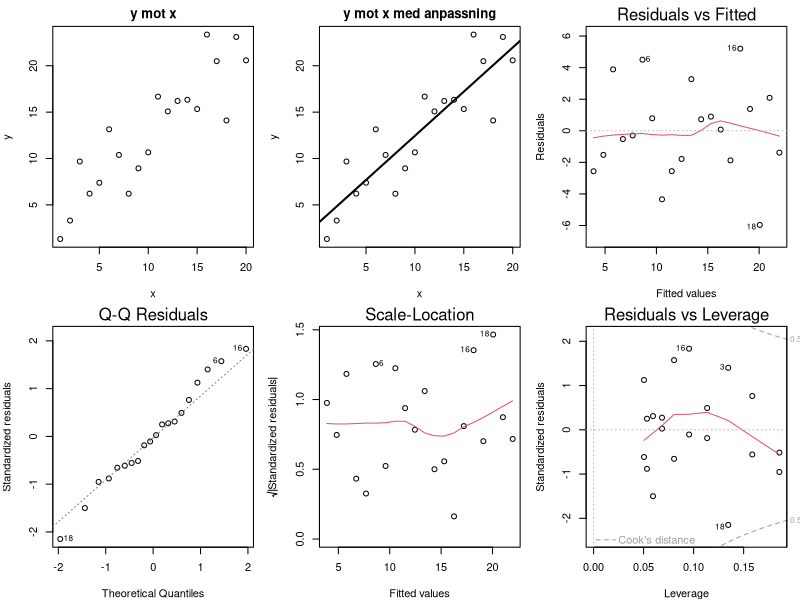
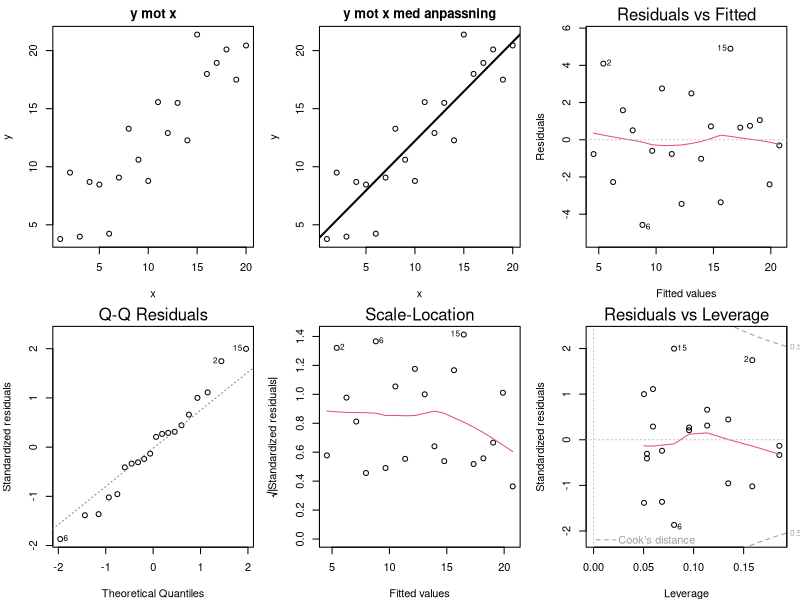
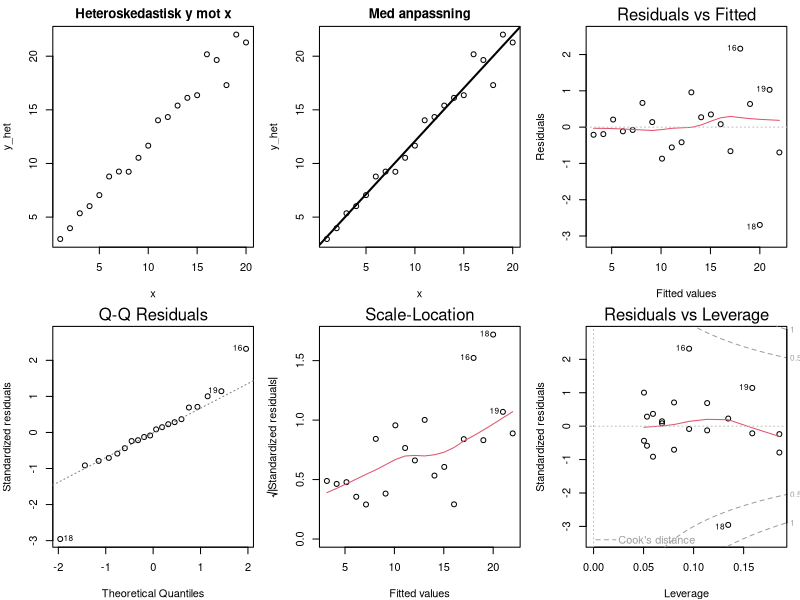
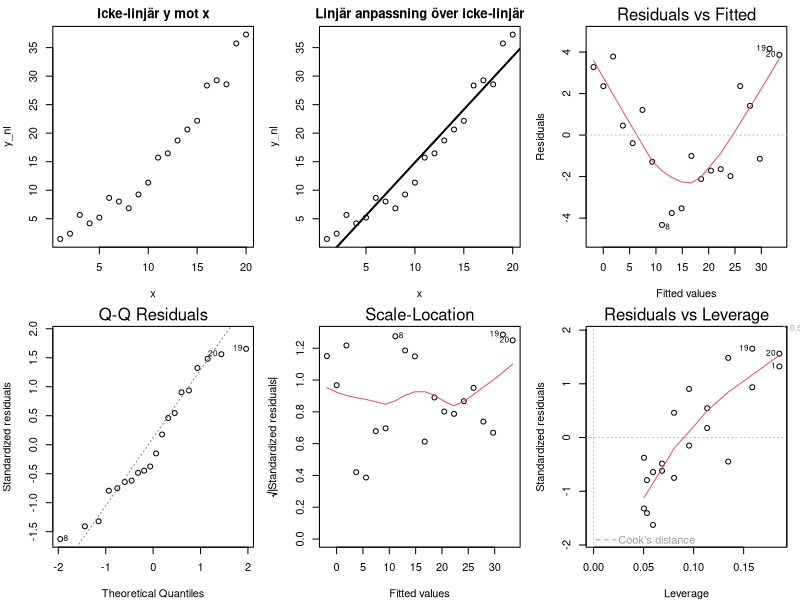
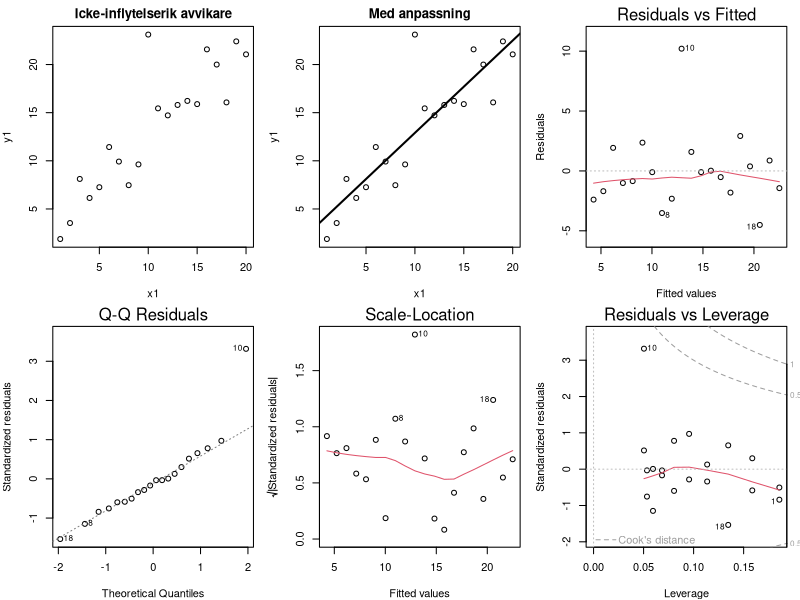
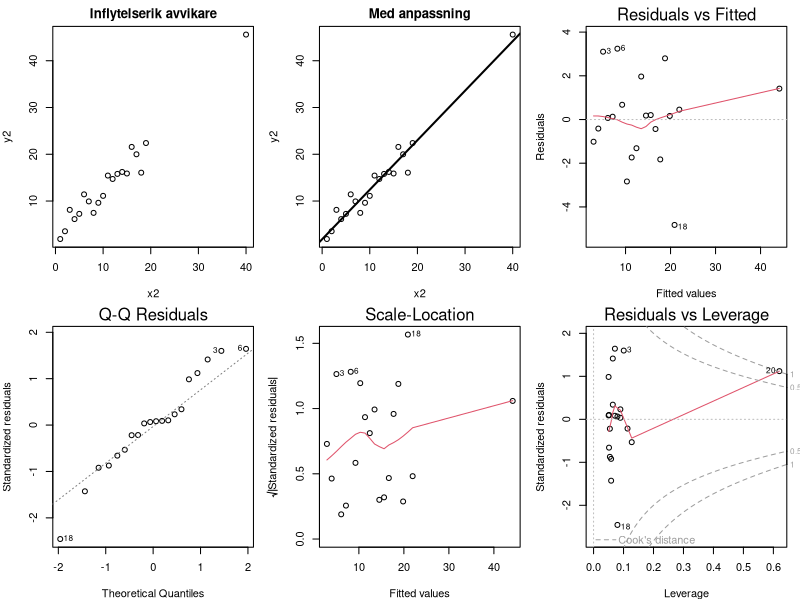
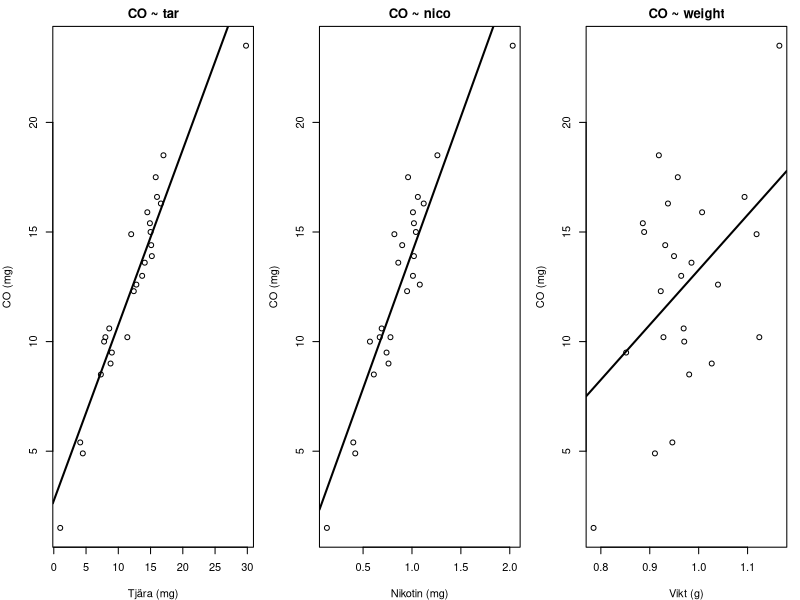
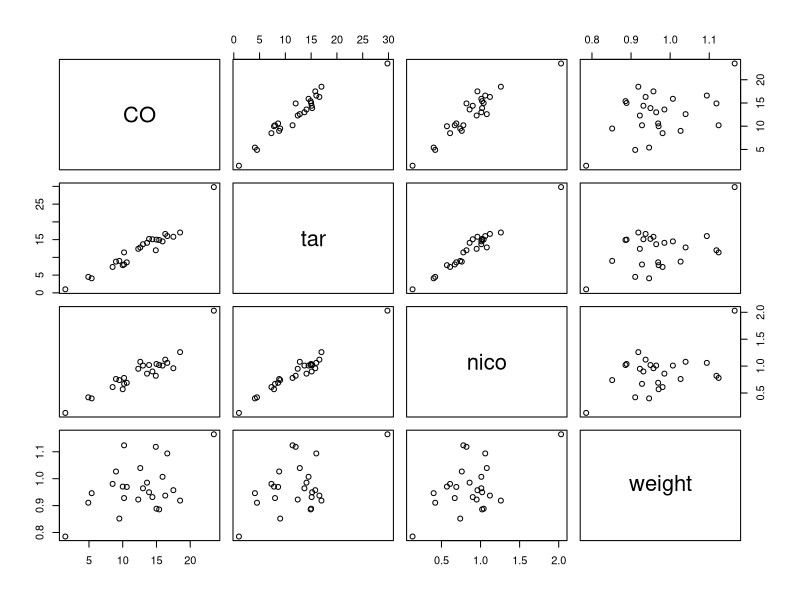

Recreate these plots in R, in order.
## ---- chunk 1
set.seed(123)                 # reproducerbart en gång 
x <- 1:20
beta0 <- 2
beta1 <- 1
sigma <- 3
eps <- rnorm(length(x), mean = 0, sd = sigma)
y <- beta0 + beta1*x + eps

fit <- lm(y ~ x)
summary(fit)
## ---- chunk 2
(ci <- confint(fit, level = 0.95))

## ---- chunk 3
op <- par(mfrow = c(2, 3), mar = c(4,4,2,1))
plot(x, y, main = "y mot x", xlab = "x", ylab = "y")
plot(x, y, main = "y mot x med anpassning", xlab = "x", ylab = "y")
abline(fit, lwd = 2)

plot(fit, which = 1)  # Residualer mot anpassade värden (Residuals vs Fitted)
plot(fit, which = 2)  # Normal Q-Q
plot(fit, which = 3)  # Scale-Location
plot(fit, which = 5)  # Residualer mot hävstång (Cook's konturer)
par(op)
## ---- chunk 4
seed <- sample(1:100, 1)
set.seed(seed)
# Simulera en ny datamängd vid varje körning och rita om diagnostiken
x <- 1:20
beta0 <- 2; beta1 <- 1; sigma <- 3
y <- beta0 + beta1*x + rnorm(length(x), 0, sigma)
fit <- lm(y ~ x)

op <- par(mfrow = c(2, 3), mar = c(4,4,2,1))
plot(x, y, main = "y mot x", xlab = "x", ylab = "y")
plot(x, y, main = "y mot x med anpassning", xlab = "x", ylab = "y"); abline(fit, lwd = 2)
plot(fit, which = 1); plot(fit, which = 2); plot(fit, which = 3); plot(fit, which = 5)
par(op)

set.seed(123)
## ---- chunk 5
set.seed(123)
x <- 1:20
beta0 <- 2; beta1 <- 1; sigma <- 0.8
y_het <- beta0 + beta1*x + rnorm(length(x), 0, sigma * (x/mean(x)))
fit_het <- lm(y_het ~ x)

op <- par(mfrow = c(2, 3), mar = c(4,4,2,1))
plot(x, y_het, main = "Heteroskedastisk y mot x")
plot(x, y_het, main = "Med anpassning"); abline(fit_het, lwd = 2)
plot(fit_het, which = 1); plot(fit_het, which = 2); plot(fit_het, which = 3); plot(fit_het, which = 5)
par(op)
## ---- chunk 6
set.seed(123)
x <- 1:20
beta0 <- 2; beta1 <- 0.2; beta2 <- 0.08; sigma <- 1.5
y_nl <- beta0 + beta1*x + beta2*x^2 + rnorm(length(x), 0, sigma)
fit_lin <- lm(y_nl ~ x)      # (fel)anpassa en linjär modell

op <- par(mfrow = c(2, 3), mar = c(4,4,2,1))
plot(x, y_nl, main = "Icke-linjär y mot x")
plot(x, y_nl, main = "Linjär anpassning över icke-linjär"); abline(fit_lin, lwd = 2)
plot(fit_lin, which = 1); plot(fit_lin, which = 2); plot(fit_lin, which = 3); plot(fit_lin, which = 5)
par(op)
## ---- chunk 7
set.seed(123)
x <- 1:20
beta0 <- 2; beta1 <- 1; sigma <- 2
y_base <- beta0 + beta1*x + rnorm(length(x), 0, sigma)

## Fall 1: Icke-inflytelserik y-avvikare vid genomsnittlig hävstång
x1 <- x
y1 <- y_base
y1[10] <- y1[10] + 12     # stort residual vid måttligt x
fit1 <- lm(y1 ~ x1)

## Fall 2: Inflytelserik hög-hävstångs-avvikare (extremt x)
x2 <- x
x2[20] <- 40              # långt utanför designintervallet
y2 <- y_base
y2[20] <- beta0 + beta1*x2[20] + rnorm(1, 0, 6) + 10  # även förskjuten i y
fit2 <- lm(y2 ~ x2)

# Plottar: vardera i ett 2x3-upplägg
op <- par(mfrow = c(2, 3), mar = c(4,4,2,1))
plot(x1, y1, main = "Icke-inflytelserik avvikare")
plot(x1, y1, main = "Med anpassning"); abline(fit1, lwd = 2)
plot(fit1, which = 1); plot(fit1, which = 2); plot(fit1, which = 3); plot(fit1, which = 5)
par(op)

op <- par(mfrow = c(2, 3), mar = c(4,4,2,1))
plot(x2, y2, main = "Inflytelserik avvikare")
plot(x2, y2, main = "Med anpassning"); abline(fit2, lwd = 2)
plot(fit2, which = 1); plot(fit2, which = 2); plot(fit2, which = 3); plot(fit2, which = 5)
par(op)
## ---- chunk 8
# Läs in data -------------------------------------------------------------
cig <- read.csv("cigarette.csv", stringsAsFactors = FALSE)

# Snabb översikt
str(cig)

# Spridningsdiagram med enkla linjära anpassningar
op <- par(mfrow = c(1, 3), mar = c(4,4,2,1))
plot(cig$tar, cig$CO, xlab = "Tjära (mg)", ylab = "CO (mg)", main = "CO ~ tar")
abline(lm(CO ~ tar, data = cig), lwd = 2)
plot(cig$nico, cig$CO, xlab = "Nikotin (mg)", ylab = "CO (mg)", main = "CO ~ nico")
abline(lm(CO ~ nico, data = cig), lwd = 2)
plot(cig$weight, cig$CO, xlab = "Vikt (g)", ylab = "CO (mg)", main = "CO ~ weight")
abline(lm(CO ~ weight, data = cig), lwd = 2)
par(op)

# Anpassa enkla modeller och summera
m_tar    <- lm(CO ~ tar,    data = cig)
m_nico   <- lm(CO ~ nico,   data = cig)
m_weight <- lm(CO ~ weight, data = cig)

summary(m_tar)
summary(m_nico)
summary(m_weight)
## ---- chunk 9
m_all <- lm(CO ~ tar + nico + weight, data = cig)
summary(m_all)
## ---- chunk 10
pairs(~ CO + tar + nico + weight, data = cig)
## ---- chunk 11
op <- par(mfrow = c(2, 2))
plot(m_all)
par(op)
## ---- chunk 12
# Influensdiagnostik
infl <- influence.measures(m_all)
cook <- cooks.distance(m_all)
lev  <- hatvalues(m_all)

n <- nrow(cig)
thr <- 4/n                           
flag <- which(cook > thr)
data.frame(brand = cig$brand[flag], cooksD = cook[flag], leverage = lev[flag])

# Ta bort den mest tvivelaktiga och anpassa om
idx_q <- flag[which.max(cook[flag])]
cig_red <- cig[-idx_q, ]

m_all_red <- lm(CO ~ tar + nico + weight, data = cig_red)
summary(m_all_red)

# Jämför koefficienter, p-värden, R^2
coef_comparison <- cbind(
  full = coef(summary(m_all))[, c("Estimate", "Pr(>|t|)")],
  reduced = coef(summary(m_all_red))[, c("Estimate", "Pr(>|t|)")]
)
coef_comparison

c(R2_full = summary(m_all)$r.squared,
  AdjR2_full = summary(m_all)$adj.r.squared,
  R2_reduced = summary(m_all_red)$r.squared,
  AdjR2_reduced = summary(m_all_red)$adj.r.squared)
## ---- chunk 13
# Hjälpare: LOOCV-RMSEP för en linjär modell specificerad med formel och data.frame
loocv_rmsep <- function(formula, data) {
  n <- nrow(data)
  # analytisk LOOCV med hatt-matris (gäller linjär minsta-kvadrat)
  X <- model.matrix(formula, data = data)
  y <- model.response(model.frame(formula, data = data))
  hat <- X %*% solve(t(X) %*% X) %*% t(X)
  fit <- X %*% solve(t(X) %*% X, t(X) %*% y)
  e <- y - fit
  loo_resid <- e / (1 - diag(hat))
  sqrt(mean(loo_resid^2))
}

cands <- list(
  `tar`                = CO ~ tar,
  `nico`               = CO ~ nico,
  `weight`             = CO ~ weight,
  `tar+nico`           = CO ~ tar + nico,
  `tar+weight`         = CO ~ tar + weight,
  `nico+weight`        = CO ~ nico + weight,
  `tar+nico+weight`    = CO ~ tar + nico + weight
)

eval_models <- function(dat) {
  do.call(rbind, lapply(names(cands), function(nm) {
    fm <- cands[[nm]]
    fit <- lm(fm, data = dat)
    data.frame(
      model = nm,
      adj_R2 = summary(fit)$adj.r.squared,
      RMSEP_LOOCV = loocv_rmsep(fm, dat),
      df = length(coef(fit))
    )
  }))
}

tab_full   <- eval_models(cig)
tab_reduced<- eval_models(cig_red)  # utan den flaggade observationen identifierad i (e)

tab_full[order(tab_full$RMSEP_LOOCV), ]
tab_reduced[order(tab_reduced$RMSEP_LOOCV), ]
